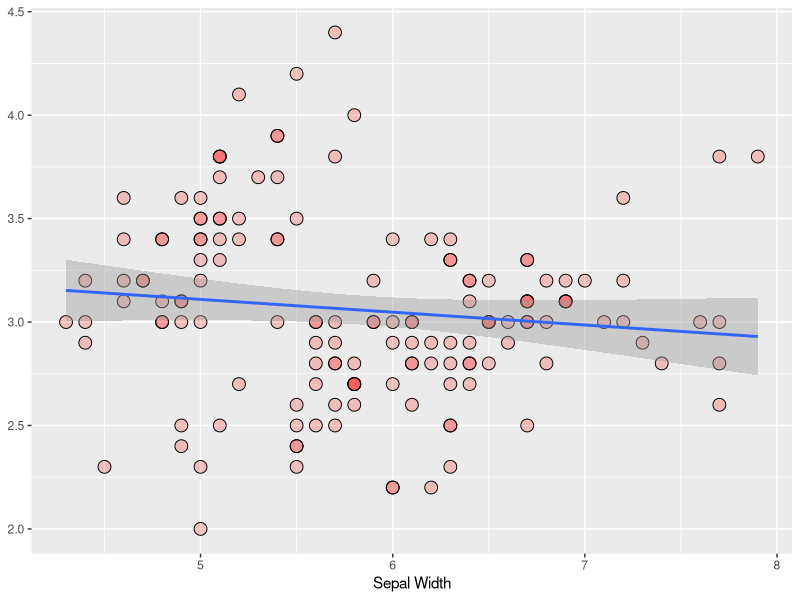

Here is the R script that generated this plot:
## ---- chunk 1
knitr::opts_chunk$set(echo = TRUE, message=FALSE, warning=FALSE)
## ---- chunk 2
library(ggplot2)
data(iris)
iris
ggplot(iris, aes(Sepal.Length, Sepal.Width))+geom_point(pch=21, color="black", fill=alpha("red", 0.2), size=4)+stat_smooth(method="lm")+scale_x_continuous(name = "Sepal Width")+theme(axis.title.y = element_blank())
